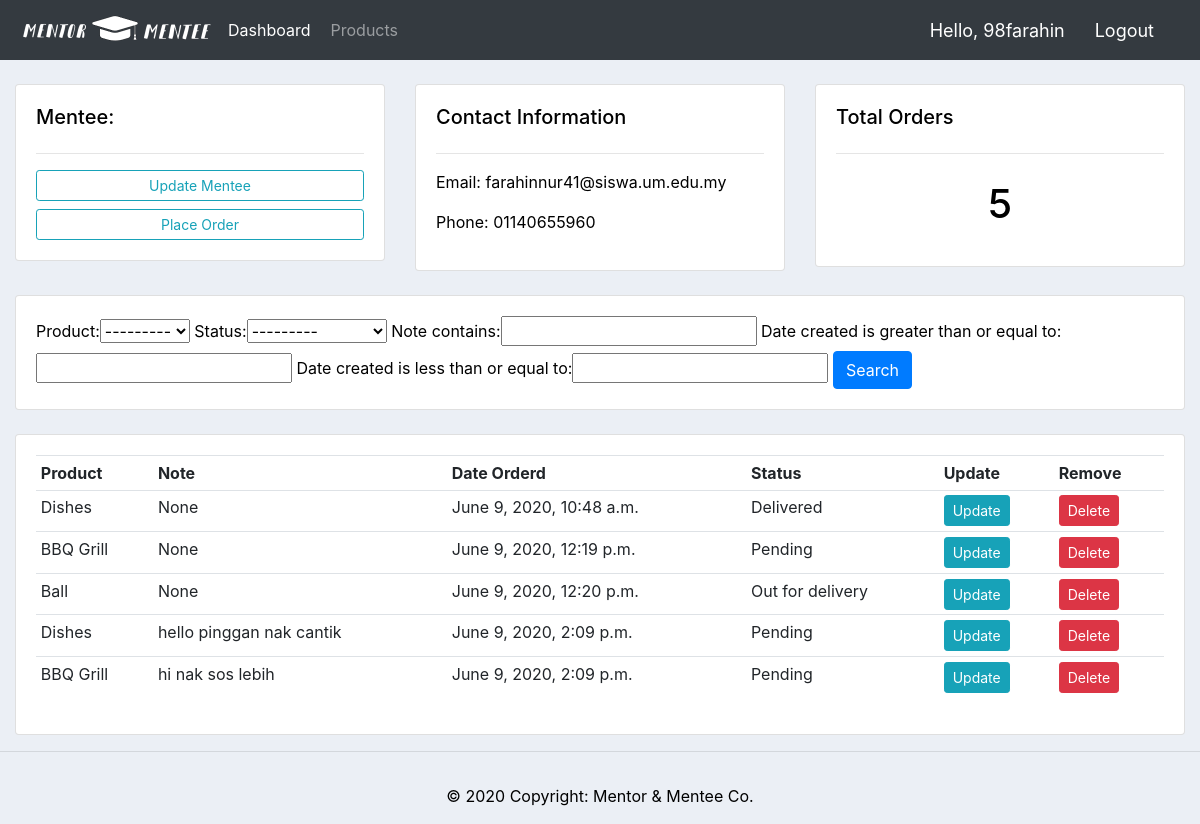
Page /customer/1 (signed in) on the committed database.
### accounts/models.py (models this page shows, shortened)
class Customer(models.Model):
	user = models.OneToOneField(User, null=True, blank=True, on_delete=models.CASCADE)
	name = models.CharField(max_length=200, null=True)
	phone = models.CharField(max_length=200, null=True)
	email = models.CharField(max_length=200, null=True)
	profile_pic = models.ImageField(default="profile1.jpg", null=True, blank=True)
	date_created = models.DateTimeField(auto_now_add=True, null=True)

class Order(models.Model):
	STATUS = (
			('Pending', 'Pending'),
			('Out for delivery', 'Out for delivery'),
			('Delivered', 'Delivered'),
			)
	customer = models.ForeignKey(Customer, null=True, on_delete=models.SET_NULL) #whenever customer is deleed, order still ada cuma null
	product = models.ForeignKey(Product, null=True, on_delete=models.SET_NULL)
	date_created = models.DateTimeField(auto_now_add=True, null=True)
	status = models.CharField(max_length=200, null=True, choices=STATUS)
	note = models.CharField(max_length=1000, null=True)

class Product(models.Model):
	CATEGORY = (
			('Indoor', 'Indoor'),
			('Out Door', 'Out Door'),
			)
	name = models.CharField(max_length=200, null=True)
	price = models.FloatField(null=True)
	category = models.CharField(max_length=200, null=True, choices=CATEGORY)
	description = models.CharField(max_length=200, null=True, blank=True)
	date_created = models.DateTimeField(auto_now_add=True, null=True)
	tags = models.ManyToManyField(Tag)
	def __str__(self):
		return self.name

### accounts/decorators.py (the view)
		def wrapper_func(request, *args, **kwargs):
			group = None
			if request.user.groups.exists():
				group = request.user.groups.all()[0].name
			if group in allowed_roles:
				return view_func(request, *args, **kwargs)
			else:
				return HttpResponse('You are not authorized to view this page')

### accounts/views.py (called while the page is built)
@login_required(login_url='login')
@allowed_users(allowed_roles=['admin'])
def customer(request, pk):
	customer = Customer.objects.get(id=pk)
	orders = customer.order_set.all() #order_set ni tgk balik relationship parent child tu
	order_count = orders.count() #ejaan orders based on atas
	myFilter = OrderFilter(request.GET, queryset=orders)
	orders = myFilter.qs
	context = {'customer':customer, 'orders': orders, 'order_count':order_count, 'myFilter':myFilter}
	return render(request, 'accounts/customer.html', context)

### accounts/templates/accounts/customer.html
{% extends 'accounts/main.html' %}
{% block content %}
	<br>
<div class="row">
	<div class="col-md">
		<div class="card card-body">
			<h5>Mentee:</h5>
			<hr>
			<a class="btn btn-outline-info  btn-sm btn-block" href="">Update Mentee</a>
			<a class="btn btn-outline-info  btn-sm btn-block" href="{% url 'create_order' customer.id %}">Place Order</a>
		</div>
	</div>
	<div class="col-md">
		<div class="card card-body">
			<h5>Contact Information</h5>
			<hr>
			<p>Email: {{customer.email}} </p>
			<p>Phone: {{customer.phone}}</p>
		</div>
	</div>
	<div class="col-md">
		<div class="card card-body">
			<h5>Total Orders</h5>
			<hr>
			<h1 style="text-align: center;padding: 10px">{{order_count}}</h1>
		</div>
	</div>
</div>
<br>
<div class="row">
	<div class="col">
		<div class="card card-body">
			<form method="get">
				{{myFilter.form}}
		    <button class="btn btn-primary" type="submit">Search</button>
		  </form>
		</div>
	</div>
</div>
<br>
<div class="row">
	<div class="col-md">
		<div class="card card-body">
			<table class="table table-sm">
				<tr>
					<th>Product</th>
					<th>Note</th>
					<th>Date Orderd</th>
					<th>Status</th>
					<th>Update</th>
					<th>Remove</th>
				</tr>
				{% for order in orders %}
				<tr>
					<td>{{order.product}}</td>
					<td>{{order.note}}</td>
					<td>{{order.date_created}}</td>
					<td>{{order.status}}</td>
					<td><a class="btn btn-sm btn-info" href="{% url 'update_order' order.id %}">Update</a></td>
                    <td><a class="btn btn-sm btn-danger" href="{% url 'delete_order' order.id %}">Delete</a></td>
				</tr>
				{% endfor %}
			</table>
		</div>
	</div>
</div>
{% endblock %}

### accounts/templates/accounts/navbar.html (shortened to what this page needs)
{% load static %}
<nav class="navbar navbar-expand-lg navbar-dark bg-dark">
  <img src="{% static 'images/logo.png' %}">
 <div class="collapse navbar-collapse" id="navbarNav">
    <ul class="navbar-nav">
      {% if request.user.is_staff %}
      <li class="nav-item active">
        <a class="nav-link" style="padding: 10px;" href="{% url 'home' %}">Dashboard</a>
      </li>
      <li class="nav-item">
        <a class="nav-link" style="padding: 10px;" href="{% url 'products' %}">Products</a>
      </li>
      {% endif %}
    </ul>
  </div>
<span class="hello-msg">Hello, {{request.user}}</span>
<span><a class="hello-msg" href="{% url 'logout' %}">Logout</a></span>
</nav>

### static/css/main.css (style rules this page uses)
body { background-color: #ebeff5; }
nav a { padding: 10px; }

### accounts/templates/accounts/main.html (style rules this page uses)
body { background-color: #ebeff5; color: black; overflow: scroll; }

### accounts/templates/accounts/navbar.html (style rules this page uses)
.hello-msg { font-size: 18px; color: #fff; margin-right: 20px; }

### rows in the picture
Customer: email "farahinnur41@siswa.um.edu.my", phone "01140655960"
Order: product "Dishes", note "None", date_created "June 9, 2020, 10:48 a.m.", status "Delivered"
Order: product "BBQ Grill", note "None", date_created "June 9, 2020, 12:19 p.m.", status "Pending"
Order: product "Ball", note "None", date_created "June 9, 2020, 12:20 p.m.", status "Out for delivery"
Order: product "Dishes", note "hello pinggan nak cantik", date_created "June 9, 2020, 2:09 p.m.", status "Pending"
Order: product "BBQ Grill", note "hi nak sos lebih", date_created "June 9, 2020, 2:09 p.m.", status "Pending"

### other values in the picture
{{ request.user }} "98farahin"
{{ order_count }} "5"
